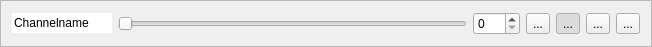
<?xml version="1.0" encoding="UTF-8"?>
<ui version="4.0">
 <class>pwmchannelui</class>
 <widget class="QFrame" name="pwmchannelui">
  <property name="geometry">
   <rect>
    <x>0</x>
    <y>0</y>
    <width>652</width>
    <height>40</height>
   </rect>
  </property>
  <property name="sizePolicy">
   <sizepolicy hsizetype="Preferred" vsizetype="Preferred">
    <horstretch>0</horstretch>
    <verstretch>0</verstretch>
   </sizepolicy>
  </property>
  <property name="windowTitle">
   <string>Frame</string>
  </property>
  <property name="frameShape">
   <enum>QFrame::StyledPanel</enum>
  </property>
  <property name="frameShadow">
   <enum>QFrame::Raised</enum>
  </property>
  <layout class="QHBoxLayout" name="horizontalLayout">
   <item>
    <widget class="QLineEdit" name="linename">
     <property name="sizePolicy">
      <sizepolicy hsizetype="Fixed" vsizetype="Fixed">
       <horstretch>0</horstretch>
       <verstretch>0</verstretch>
      </sizepolicy>
     </property>
     <property name="minimumSize">
      <size>
       <width>100</width>
       <height>0</height>
      </size>
     </property>
     <property name="maximumSize">
      <size>
       <width>100</width>
       <height>16777215</height>
      </size>
     </property>
     <property name="inputMask">
      <string notr="true"/>
     </property>
     <property name="text">
      <string notr="true">Channelname</string>
     </property>
     <property name="maxLength">
      <number>12</number>
     </property>
     <property name="frame">
      <bool>false</bool>
     </property>
    </widget>
   </item>
   <item>
    <widget class="QSlider" name="slider">
     <property name="maximum">
      <number>255</number>
     </property>
     <property name="orientation">
      <enum>Qt::Horizontal</enum>
     </property>
    </widget>
   </item>
   <item>
    <widget class="QSpinBox" name="spin">
     <property name="maximum">
      <number>255</number>
     </property>
    </widget>
   </item>
   <item>
    <widget class="QToolButton" name="btnRandom">
     <property name="toolTip">
      <string>Random value</string>
     </property>
     <property name="text">
      <string>...</string>
     </property>
     <property name="icon">
      <iconset resource="app.qrc">
       <normaloff>:/icons/roll.png</normaloff>:/icons/roll.png</iconset>
     </property>
    </widget>
   </item>
   <item>
    <widget class="QToolButton" name="btnNoFade">
     <property name="toolTip">
      <string>Fading disabled</string>
     </property>
     <property name="text">
      <string>...</string>
     </property>
     <property name="icon">
      <iconset resource="app.qrc">
       <normaloff>:/icons/dialog-cancel.png</normaloff>:/icons/dialog-cancel.png</iconset>
     </property>
     <property name="checkable">
      <bool>true</bool>
     </property>
     <property name="checked">
      <bool>true</bool>
     </property>
     <property name="autoExclusive">
      <bool>true</bool>
     </property>
    </widget>
   </item>
   <item>
    <widget class="QToolButton" name="btnFadeDown">
     <property name="toolTip">
      <string>Fade down</string>
     </property>
     <property name="text">
      <string>...</string>
     </property>
     <property name="icon">
      <iconset resource="app.qrc">
       <normaloff>:/icons/arrow-left.png</normaloff>:/icons/arrow-left.png</iconset>
     </property>
     <property name="checkable">
      <bool>true</bool>
     </property>
     <property name="autoExclusive">
      <bool>true</bool>
     </property>
    </widget>
   </item>
   <item>
    <widget class="QToolButton" name="btnFadeUp">
     <property name="toolTip">
      <string>Fade up</string>
     </property>
     <property name="text">
      <string>...</string>
     </property>
     <property name="icon">
      <iconset resource="app.qrc">
       <normaloff>:/icons/arrow-right.png</normaloff>:/icons/arrow-right.png</iconset>
     </property>
     <property name="checkable">
      <bool>true</bool>
     </property>
     <property name="autoExclusive">
      <bool>true</bool>
     </property>
    </widget>
   </item>
  </layout>
 </widget>
 <resources>
  <include location="app.qrc"/>
 </resources>
 <connections>
  <connection>
   <sender>slider</sender>
   <signal>valueChanged(int)</signal>
   <receiver>spin</receiver>
   <slot>setValue(int)</slot>
   <hints>
    <hint type="sourcelabel">
     <x>451</x>
     <y>19</y>
    </hint>
    <hint type="destinationlabel">
     <x>484</x>
     <y>20</y>
    </hint>
   </hints>
  </connection>
  <connection>
   <sender>spin</sender>
   <signal>valueChanged(int)</signal>
   <receiver>slider</receiver>
   <slot>setValue(int)</slot>
   <hints>
    <hint type="sourcelabel">
     <x>487</x>
     <y>29</y>
    </hint>
    <hint type="destinationlabel">
     <x>262</x>
     <y>24</y>
    </hint>
   </hints>
  </connection>
 </connections>
</ui>
